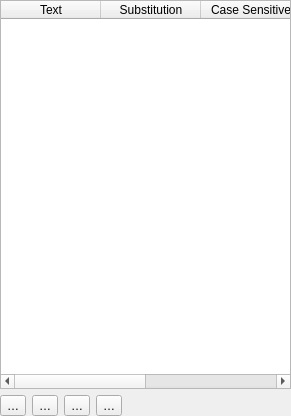
<?xml version="1.0" encoding="UTF-8"?>
<ui version="4.0">
 <class>QgsSubstitutionListWidgetBase</class>
 <widget class="QgsPanelWidget" name="QgsSubstitutionListWidgetBase">
  <property name="geometry">
   <rect>
    <x>0</x>
    <y>0</y>
    <width>291</width>
    <height>416</height>
   </rect>
  </property>
  <property name="windowTitle">
   <string>Form</string>
  </property>
  <layout class="QVBoxLayout" name="verticalLayout">
   <property name="leftMargin">
    <number>0</number>
   </property>
   <property name="topMargin">
    <number>0</number>
   </property>
   <property name="rightMargin">
    <number>0</number>
   </property>
   <property name="bottomMargin">
    <number>0</number>
   </property>
   <item>
    <widget class="QTableWidget" name="mTableSubstitutions">
     <property name="selectionBehavior">
      <enum>QAbstractItemView::SelectRows</enum>
     </property>
     <column>
      <property name="text">
       <string>Text</string>
      </property>
     </column>
     <column>
      <property name="text">
       <string>Substitution</string>
      </property>
     </column>
     <column>
      <property name="text">
       <string>Case Sensitive</string>
      </property>
     </column>
     <column>
      <property name="text">
       <string>Whole Word</string>
      </property>
      <property name="toolTip">
       <string>If checked, only whole word matches are replaced</string>
      </property>
     </column>
    </widget>
   </item>
   <item>
    <layout class="QHBoxLayout" name="horizontalLayout">
     <item>
      <widget class="QToolButton" name="mButtonAdd">
       <property name="text">
        <string>…</string>
       </property>
       <property name="icon">
        <iconset resource="../../images/images.qrc">
         <normaloff>:/images/themes/default/symbologyAdd.svg</normaloff>:/images/themes/default/symbologyAdd.svg</iconset>
       </property>
      </widget>
     </item>
     <item>
      <widget class="QToolButton" name="mButtonRemove">
       <property name="text">
        <string>…</string>
       </property>
       <property name="icon">
        <iconset resource="../../images/images.qrc">
         <normaloff>:/images/themes/default/symbologyRemove.svg</normaloff>:/images/themes/default/symbologyRemove.svg</iconset>
       </property>
      </widget>
     </item>
     <item>
      <widget class="QToolButton" name="mButtonImport">
       <property name="text">
        <string>…</string>
       </property>
       <property name="icon">
        <iconset resource="../../images/images.qrc">
         <normaloff>:/images/themes/default/mActionFileOpen.svg</normaloff>:/images/themes/default/mActionFileOpen.svg</iconset>
       </property>
      </widget>
     </item>
     <item>
      <widget class="QToolButton" name="mButtonExport">
       <property name="text">
        <string>…</string>
       </property>
       <property name="icon">
        <iconset resource="../../images/images.qrc">
         <normaloff>:/images/themes/default/mActionFileSave.svg</normaloff>:/images/themes/default/mActionFileSave.svg</iconset>
       </property>
      </widget>
     </item>
     <item>
      <spacer name="horizontalSpacer">
       <property name="orientation">
        <enum>Qt::Horizontal</enum>
       </property>
       <property name="sizeHint" stdset="0">
        <size>
         <width>40</width>
         <height>20</height>
        </size>
       </property>
      </spacer>
     </item>
    </layout>
   </item>
  </layout>
 </widget>
 <customwidgets>
  <customwidget>
   <class>QgsPanelWidget</class>
   <extends>QWidget</extends>
   <header>qgspanelwidget.h</header>
   <container>1</container>
  </customwidget>
 </customwidgets>
 <resources>
  <include location="../../images/images.qrc"/>
 </resources>
 <connections/>
</ui>
